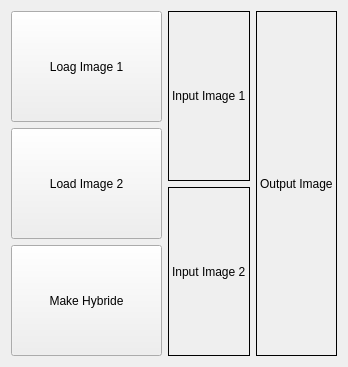
      <widget class="QWidget" name="hybrid">
       <attribute name="title">
        <string>Hybrid</string>
       </attribute>
       <layout class="QGridLayout" name="gridLayout_4">
        <item row="0" column="0">
         <layout class="QHBoxLayout" name="horizontalLayout_7">
          <item>
           <layout class="QVBoxLayout" name="verticalLayout_3">
            <item>
             <widget class="QPushButton" name="load1Tab3">
              <property name="minimumSize">
               <size>
                <width>151</width>
                <height>111</height>
               </size>
              </property>
              <property name="maximumSize">
               <size>
                <width>151</width>
                <height>111</height>
               </size>
              </property>
              <property name="text">
               <string>Loag Image 1</string>
              </property>
             </widget>
            </item>
            <item>
             <widget class="QPushButton" name="load2tab3">
              <property name="minimumSize">
               <size>
                <width>151</width>
                <height>111</height>
               </size>
              </property>
              <property name="maximumSize">
               <size>
                <width>151</width>
                <height>111</height>
               </size>
              </property>
              <property name="text">
               <string>Load Image 2</string>
              </property>
             </widget>
            </item>
            <item>
             <widget class="QPushButton" name="hybrid">
              <property name="minimumSize">
               <size>
                <width>151</width>
                <height>111</height>
               </size>
              </property>
              <property name="maximumSize">
               <size>
                <width>151</width>
                <height>111</height>
               </size>
              </property>
              <property name="text">
               <string>Make Hybride</string>
              </property>
             </widget>
            </item>
           </layout>
          </item>
          <item>
           <layout class="QHBoxLayout" name="horizontalLayout_6">
            <item>
             <layout class="QVBoxLayout" name="verticalLayout_4">
              <item>
               <widget class="QLabel" name="input1Tab3">
                <property name="frameShape">
                 <enum>QFrame::Box</enum>
                </property>
                <property name="text">
                 <string>Input Image 1</string>
                </property>
               </widget>
              </item>
              <item>
               <widget class="QLabel" name="input2Tab3">
                <property name="frameShape">
                 <enum>QFrame::Box</enum>
                </property>
                <property name="text">
                 <string>Input Image 2</string>
                </property>
               </widget>
              </item>
             </layout>
            </item>
            <item>
             <widget class="QLabel" name="outputTab3">
              <property name="frameShape">
               <enum>QFrame::Box</enum>
              </property>
              <property name="text">
               <string>Output Image</string>
              </property>
             </widget>
            </item>
           </layout>
          </item>
         </layout>
        </item>
       </layout>
      </widget>
